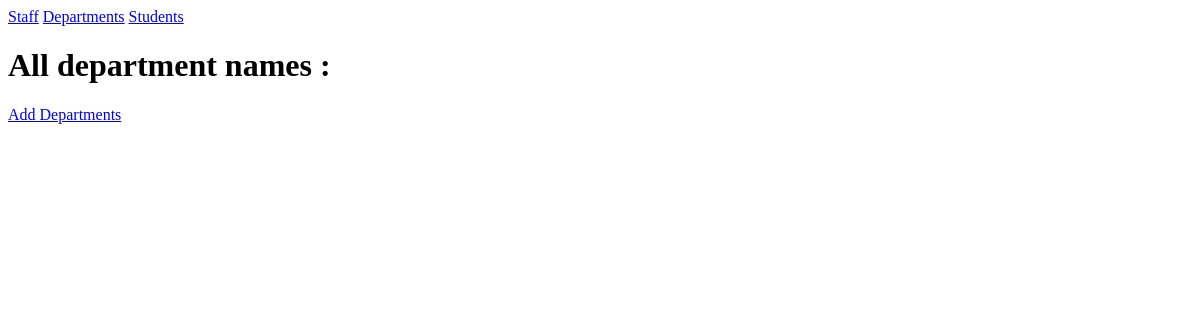
Before: / with the older database file.
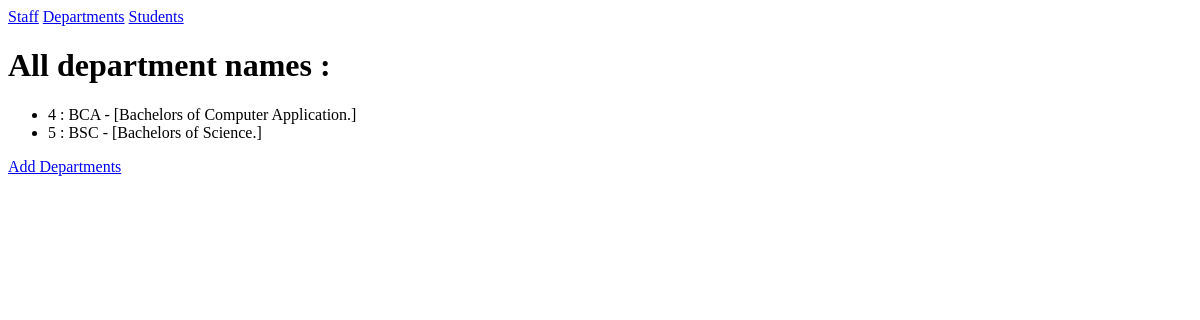
After: the same page with the newer database file.
### department/models.py (models this page shows)
class Department(models.Model):
    dep_name = models.CharField(max_length=100)
    dep_description = models.TextField()
    def __str__(self):
        return(f"{self.id} : {self.dep_name} - [{self.dep_description}]")

### department/views.py (the view)
# urls.py: path('', views.department_view, name='show_dep'),
def department_view(request):
    departments = Department.objects.all()
    context = {'departments':departments}
    return render(request, 'department/show_dep.html', context)

### department/templates/department/show_dep.html (shortened to what this page needs)
<!DOCTYPE html>
<html>
    <head>
    </head>
    <body>
        <a href='{% url 'show_staff' %}'>Staff</a>
        <a href='{% url 'show_dep' %}'>Departments</a>
        <a href='{% url 'show_students' %}'>Students</a>
        <h1>All department names : </h1>
        <ul>
            {% for dep in departments %}
            <li>{{ dep }}</li>
            {% endfor %}
        </ul>
        <a href='{% url 'add_dep' %}'>Add Departments</a>
    </body>
</html>

Changed rows visible on the page:
added Department: id+dep_name+dep_description "4 : BCA - [Bachelors of Computer Application.]"
added Department: id+dep_name+dep_description "5 : BSC - [Bachelors of Science.]"
